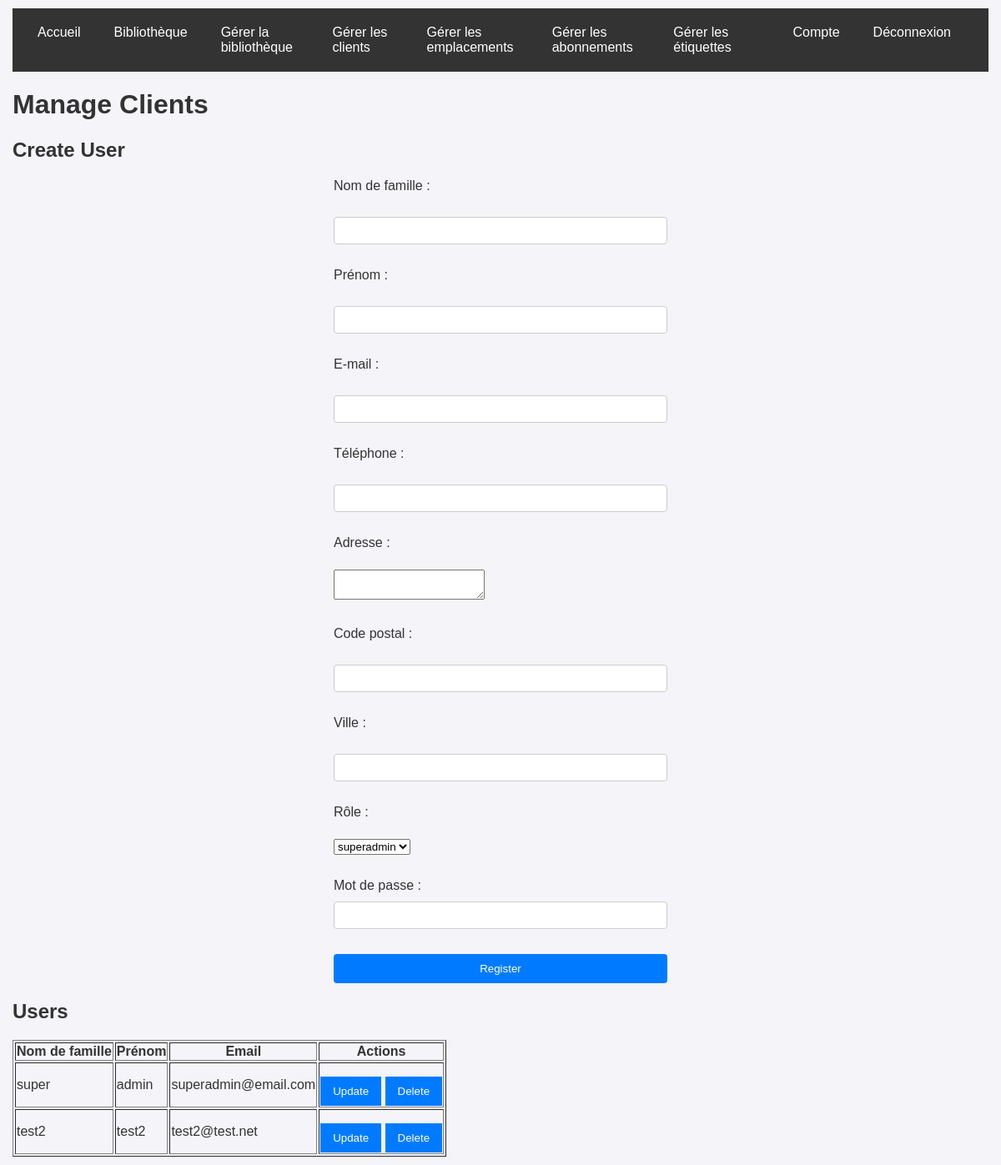
/backoffice/manage_client.php (signed in), run on the app's committed database.
### tables this page shows
CREATE TABLE Users (
	id_user INTEGER,
	lastname_user TEXT NOT NULL,
	name_user TEXT NOT NULL,
	email_user TEXT NOT NULL,
	phone_user INTEGER,
	address_user TEXT,
	postcode_user TEXT,
	password_user TEXT,
	city_user TEXT,
	id_role INTEGER DEFAULT (4) NOT NULL,
	CONSTRAINT USERS_PK PRIMARY KEY (id_user),
	CONSTRAINT FK_Users_Role FOREIGN KEY (id_role) REFERENCES "Role"(id_role)
);

### backoffice/manage_client.php (the view, shortened to what this page needs)
<?php
require_once '../database/db_connection.php';
$role = $_SESSION['role'] ?? null;
$roles = $pdo->query("SELECT * FROM role")->fetchAll(PDO::FETCH_ASSOC);
$roles = array_filter($roles, function ($r) use ($role) {
    return $r['id_role'] >= $role;
});
$users = $pdo->query("SELECT * FROM users")->fetchAll(PDO::FETCH_ASSOC);
?>
<!DOCTYPE html>
<html lang="en">
<head>
    <link rel="stylesheet" href="../styles/style.css">
</head>
<body>
    <?php include '../navbar.php'; ?>
    <h1>Manage Clients</h1>
    <h2>Create User</h2>
    <form action="manage_client.php" method="POST">
        <div class="form-group">
            <label for="lastname">Nom de famille :</label><br>
            <input type="text" id="lastname" name="lastname" required><br><br>
            <label for="name">Prénom :</label><br>
            <input type="text" id="name" name="name" required><br><br>
            <label for="email">E-mail :</label><br>
            <input type="email" id="email" name="email" required><br><br>
            <label for="phone">Téléphone :</label><br>
            <input type="text" id="phone" name="phone"><br><br>
            <label for="address">Adresse :</label><br>
            <textarea id="address" name="address"></textarea><br><br>
            <label for="postcode">Code postal :</label><br>
            <input type="text" id="postcode" name="postcode"><br><br>
            <label for="city">Ville :</label><br>
            <input type="text" id="city" name="city"><br><br>
            <label for="id_role">Rôle :</label><br>
            <select id="id_role" name="id_role" required>
                <?php foreach ($roles as $role): ?>
                    <option value="<?= $role['id_role'] ?>">
                        <?= htmlspecialchars($role['name_role']) ?>
                    </option>
                <?php endforeach; ?>
            </select><br><br>
            <label for="reg-password">Mot de passe :</label>
            <input type="password" id="reg-password" name="password" required>
        </div>
        <div class="form-group">
            <button type="submit">Register</button>
        </div>
    </form>
    <h2>Users</h2>
    <table border="1">
        <thead>
            <tr>
                <th>Nom de famille</th>
                <th>Prénom</th>
                <th>Email</th>
                <th>Actions</th>
            </tr>
        </thead>
        <tbody>
            <?php foreach ($users as $user): ?>
                <tr>
                    <td><?= htmlspecialchars($user['lastname_user']) ?></td>
                    <td><?= htmlspecialchars($user['name_user']) ?></td>
                    <td><?= htmlspecialchars($user['email_user']) ?></td>
                    <td>
                        <a href="update_client.php?id_user=<?= $user['id_user'] ?>" style="display: inline-block;">
                            <button type="button">Update</button>
                        </a>
                        <form method="POST" style="display: inline;">
                            <button type="submit">Delete</button>
                        </form>
                    </td>
                </tr>
            <?php endforeach; ?>
        </tbody>
    </table>
</body>
</html></form></td></tbody></form>

### styles/style.css (style rules this page uses)
body { font-family: Arial, sans-serif; margin: 0; padding: 10px 15px; background-color: #f4f4f9; color: #333; }
a { color: #6c5ce7; text-decoration: none; }
.form-group { margin-bottom: 15px; }
.form-group label { display: block; margin-bottom: 5px; }
.form-group input { width: 100%; padding: 10px; border: 1px solid #ccc; border-radius: 4px; }
.form-group button { width: 100%; padding: 10px; background-color: #007BFF; color: #fff; border: none; border-radius: 4px; cursor: pointer; }
form { max-width: 400px; margin: auto; }
label { display: block; margin-top: 10px; }
input[type="text"], input[type="email"], input[type="password"] { width: 100%; padding: 8px; margin-top: 5px; box-sizing: border-box; }
button { margin-top: 15px; padding: 10px 15px; background-color: #007BFF; color: white; border: none; cursor: pointer; }

### data on the page
users: lastname_user "super", name_user "admin", email_user "superadmin@email.com"
users: lastname_user "test2", name_user "test2", email_user "test2@test.net"

### other printed values
form field id_role "superadmin"
